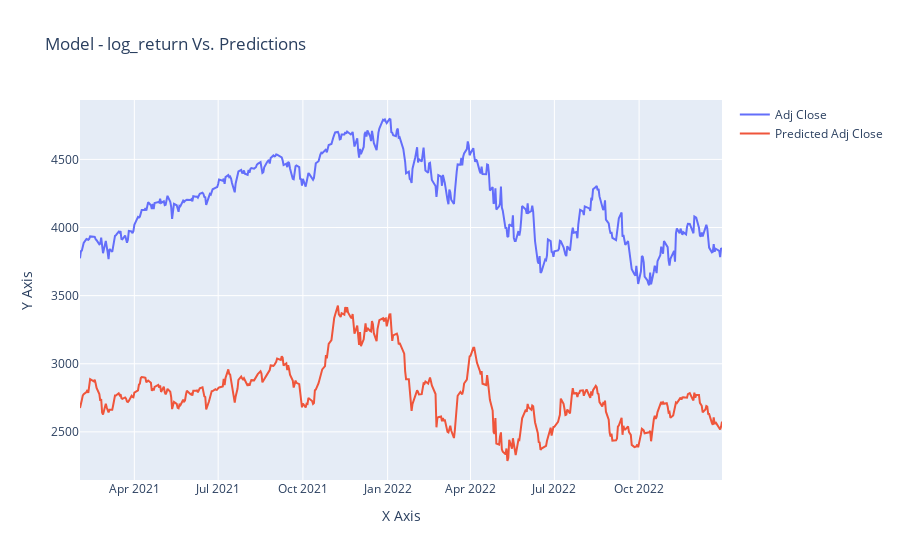

The notebook cell saved with this chart:
### Code cell
# Assuming df is your DataFrame containing the data
# Replace 'feature1' and 'feature2' with the names of the features you want to plot
feature1 = 'Adj Close'
feature2 = 'Predicted Adj Close'

# Create line plot
fig = go.Figure(data=go.Scatter(
    x=dfX.index,  # Assuming the index represents x-axis values
    y=dfX[feature1],
    mode='lines',
    name=feature1
))

# Add another line plot for the second feature
fig.add_trace(go.Scatter(
    x=dfX.index,  # Assuming the index represents x-axis values
    y=dfX[feature2],
    mode='lines',
    name=feature2
))

# Customize layout
fig.update_layout(
    title='Model - log_return Vs. Predictions',
    xaxis=dict(title='X Axis'),  # Customize x-axis label
    yaxis=dict(title='Y Axis'),  # Customize y-axis label
    hovermode='closest'
)

# Show plot
fig.show()

### Figure 1 — Plotly figure (JSON) as saved in the notebook; plotly's stock layout.template omitted (floating-point values rounded to 4 significant figures; data arrays with more than 128 entries replaced by an {"elided": "..."} marker saying what was removed)
{"data": [{"mode": "lines", "name": "Adj Close", "type": "scatter", "x": {"elided": "484 str values"}, "y": {"elided": "484 float values"}}, {"mode": "lines", "name": "Predicted Adj Close", "type": "scatter", "x": {"elided": "484 str values"}, "y": {"elided": "484 float values"}}], "layout": {"hovermode": "closest", "title": {"text": "Model - log_return Vs. Predictions"}, "xaxis": {"title": {"text": "X Axis"}}, "yaxis": {"title": {"text": "Y Axis"}}}}
